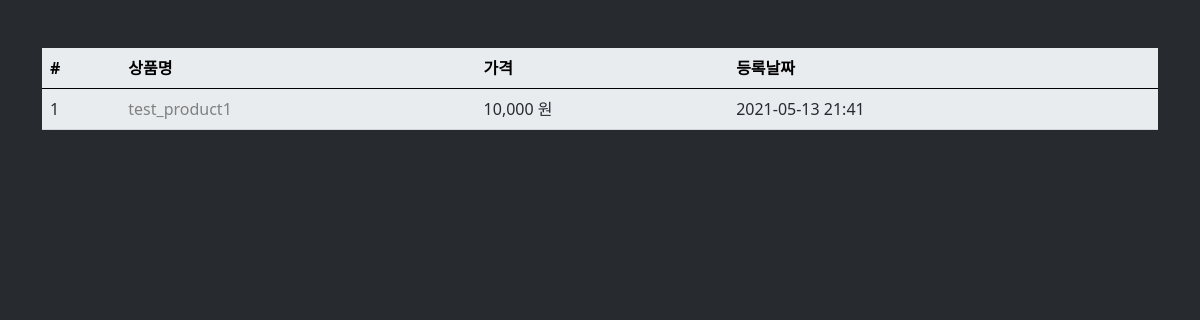
Before: /product/ with the older database file.
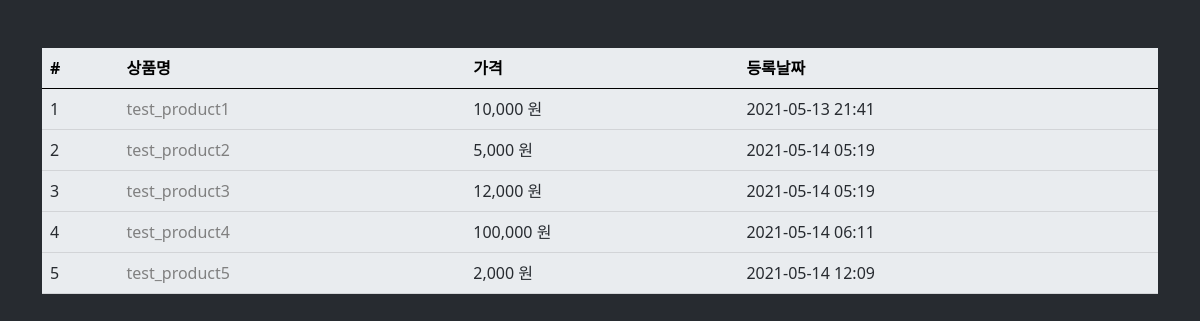
After: the same page with the newer database file.
### product/models.py (models this page shows, shortened)
class Product(models.Model):
    name = models.CharField(verbose_name='상품명', max_length=256)
    price = models.IntegerField(verbose_name='상품가격')
    description = models.TextField(verbose_name='상품설명')
    stock = models.IntegerField(verbose_name='재고')
    register_date = models.DateTimeField(auto_now_add=True, verbose_name='등록날짜')
    class Meta:
        db_table = 'product'
        verbose_name = '상품'
        verbose_name_plural = '상품'

### product/views.py (the view)
# urls.py: path('product/', ProductList.as_view()),
class ProductList(ListView):
    model = Product
    template_name = 'product.html'
    context_object_name = 'product_list'

### product/templates/product.html
{% extends "base.html" %}
{% load humanize %}
{% block content %}
<div class="row mt-5">
    <div class="col-12">
        <table class="table table-light">
            <thead class="thead-light">
                <tr>
                    <th scope="col">#</th>
                    <th scope="col">상품명</th>
                    <th scope="col">가격</th>
                    <th scope="col">등록날짜</th>
                </tr>
            </thead>
            <tbody class="text-dark">
                {% for product in product_list %}
                <tr>
                    <td>{{product.id}}</td>
                    <td><a href="/product/{{ product.id }}"
                        style="text-decoration: none; color:gray">{{product.name}}</a></td>
                    <td>{{product.price|intcomma}} 원</td>
                    <td>{{product.register_date|date:'Y-m-d H:i'}}</td>
                </tr>
                {% endfor %}
            </tbody>
        </table>
    </div>
</div>
{% endblock %}

### product/templates/base.html (shortened to what this page needs)
<!DOCTYPE html>
<head>
    <link rel="stylesheet" href="/static/bootstrap.min.css">
</head>
</head>
<body>
    <div class="container">
        {% block content %}
        {% endblock %}
    </div>
</body>
</html>

Changed rows visible on the page:
added Product: id "2", name "test_product2", price "5,000", register_date "2021-05-14 05:19"
added Product: id "3", name "test_product3", price "12,000", register_date "2021-05-14 05:19"
added Product: id "4", name "test_product4", price "100,000", register_date "2021-05-14 06:11"
added Product: id "5", name "test_product5", price "2,000", register_date "2021-05-14 12:09"
